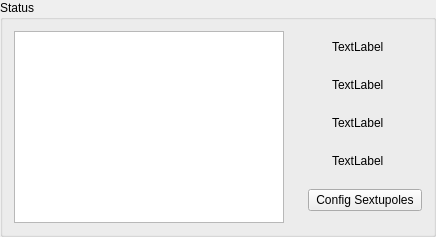
    <widget class="QGroupBox" name="groupBox_4">
     <property name="title">
      <string>Status</string>
     </property>
     <layout class="QGridLayout" name="gridLayout_5" columnstretch="15,0,1,1,5">
      <item row="4" column="3">
       <widget class="SiriusLedAlert" name="SiriusLedAlert_4">
        <property name="toolTip">
         <string/>
        </property>
        <property name="whatsThis">
         <string>PyDMLed specialization to represent 2 states in red/light green.</string>
        </property>
        <property name="channel" stdset="0">
         <string>${PREFIX}SI-Glob:AP-ChromCorr:Status-Mon</string>
        </property>
        <property name="pvbit" stdset="0">
         <number>3</number>
        </property>
       </widget>
      </item>
      <item row="2" column="3">
       <widget class="SiriusLedAlert" name="SiriusLedAlert_2">
        <property name="toolTip">
         <string/>
        </property>
        <property name="whatsThis">
         <string>PyDMLed specialization to represent 2 states in red/light green.</string>
        </property>
        <property name="channel" stdset="0">
         <string>${PREFIX}SI-Glob:AP-ChromCorr:Status-Mon</string>
        </property>
        <property name="pvbit" stdset="0">
         <number>1</number>
        </property>
       </widget>
      </item>
      <item row="1" column="4">
       <widget class="QLabel" name="label_status0">
        <property name="sizePolicy">
         <sizepolicy hsizetype="Expanding" vsizetype="Expanding">
          <horstretch>0</horstretch>
          <verstretch>0</verstretch>
         </sizepolicy>
        </property>
        <property name="text">
         <string>TextLabel</string>
        </property>
        <property name="alignment">
         <set>Qt::AlignLeading|Qt::AlignLeft|Qt::AlignVCenter</set>
        </property>
       </widget>
      </item>
      <item row="3" column="4">
       <widget class="QLabel" name="label_status2">
        <property name="sizePolicy">
         <sizepolicy hsizetype="Expanding" vsizetype="Expanding">
          <horstretch>0</horstretch>
          <verstretch>0</verstretch>
         </sizepolicy>
        </property>
        <property name="text">
         <string>TextLabel</string>
        </property>
        <property name="alignment">
         <set>Qt::AlignLeading|Qt::AlignLeft|Qt::AlignVCenter</set>
        </property>
       </widget>
      </item>
      <item row="1" column="3">
       <widget class="SiriusLedAlert" name="SiriusLedAlert">
        <property name="toolTip">
         <string/>
        </property>
        <property name="whatsThis">
         <string>PyDMLed specialization to represent 2 states in red/light green.</string>
        </property>
        <property name="channel" stdset="0">
         <string>${PREFIX}SI-Glob:AP-ChromCorr:Status-Mon</string>
        </property>
        <property name="pvbit" stdset="0">
         <number>0</number>
        </property>
       </widget>
      </item>
      <item row="2" column="4">
       <widget class="QLabel" name="label_status1">
        <property name="sizePolicy">
         <sizepolicy hsizetype="Expanding" vsizetype="Expanding">
          <horstretch>0</horstretch>
          <verstretch>0</verstretch>
         </sizepolicy>
        </property>
        <property name="text">
         <string>TextLabel</string>
        </property>
        <property name="alignment">
         <set>Qt::AlignLeading|Qt::AlignLeft|Qt::AlignVCenter</set>
        </property>
       </widget>
      </item>
      <item row="3" column="3">
       <widget class="SiriusLedAlert" name="SiriusLedAlert_3">
        <property name="toolTip">
         <string/>
        </property>
        <property name="whatsThis">
         <string>PyDMLed specialization to represent 2 states in red/light green.</string>
        </property>
        <property name="channel" stdset="0">
         <string>${PREFIX}SI-Glob:AP-ChromCorr:Status-Mon</string>
        </property>
        <property name="pvbit" stdset="0">
         <number>2</number>
        </property>
       </widget>
      </item>
      <item row="1" column="2" rowspan="7">
       <spacer name="horizontalSpacer_7">
        <property name="orientation">
         <enum>Qt::Horizontal</enum>
        </property>
        <property name="sizeType">
         <enum>QSizePolicy::Maximum</enum>
        </property>
        <property name="sizeHint" stdset="0">
         <size>
          <width>40</width>
          <height>20</height>
         </size>
        </property>
       </spacer>
      </item>
      <item row="4" column="4">
       <widget class="QLabel" name="label_status3">
        <property name="sizePolicy">
         <sizepolicy hsizetype="Expanding" vsizetype="Expanding">
          <horstretch>0</horstretch>
          <verstretch>0</verstretch>
         </sizepolicy>
        </property>
        <property name="text">
         <string>TextLabel</string>
        </property>
        <property name="alignment">
         <set>Qt::AlignLeading|Qt::AlignLeft|Qt::AlignVCenter</set>
        </property>
       </widget>
      </item>
      <item row="6" column="3" colspan="2">
       <widget class="PyDMPushButton" name="PyDMPushButton">
        <property name="sizePolicy">
         <sizepolicy hsizetype="Preferred" vsizetype="Preferred">
          <horstretch>0</horstretch>
          <verstretch>0</verstretch>
         </sizepolicy>
        </property>
        <property name="whatsThis">
         <string>
    Basic PushButton to send a fixed value.

    The PyDMPushButton is meant to hold a specific value, and send that value
    to a channel when it is clicked, much like the MessageButton does in EDM.
    The PyDMPushButton works in two different modes of operation, first, a
    fixed value can be given to the :attr:`.pressValue` attribute, whenever the
    button is clicked a signal containing this value will be sent to the
    connected channel. This is the default behavior of the button. However, if
    the :attr:`.relativeChange` is set to True, the fixed value will be added
    to the current value of the channel. This means that the button will
    increment a channel by a fixed amount with every click, a consistent
    relative move

    Parameters
    ----------
    parent : QObject, optional
        Parent of PyDMPushButton

    label : str, optional
        String to place on button

    icon : QIcon, optional
        An Icon to display on the PyDMPushButton

    pressValue : int, float, str
        Value to be sent when the button is clicked

    relative : bool, optional
        Choice to have the button perform a relative put, instead of always
        setting to an absolute value

    init_channel : str, optional
        ID of channel to manipulate

    </string>
        </property>
        <property name="text">
         <string>Config Sextupoles</string>
        </property>
        <property name="channel" stdset="0">
         <string>${PREFIX}SI-Glob:AP-ChromCorr:ConfigPS-Cmd</string>
        </property>
        <property name="pressValue" stdset="0">
         <string>0</string>
        </property>
       </widget>
      </item>
      <item row="1" column="0" rowspan="8">
       <widget class="PyDMLogLabel" name="PyDMLogLabel">
        <property name="sizePolicy">
         <sizepolicy hsizetype="Expanding" vsizetype="Expanding">
          <horstretch>0</horstretch>
          <verstretch>0</verstretch>
         </sizepolicy>
        </property>
        <property name="minimumSize">
         <size>
          <width>0</width>
          <height>184</height>
         </size>
        </property>
        <property name="toolTip">
         <string/>
        </property>
        <property name="whatsThis">
         <string/>
        </property>
        <property name="styleSheet">
         <string notr="true">QListWidget{
min-height:12em;
}</string>
        </property>
        <property name="sizeAdjustPolicy">
         <enum>QAbstractScrollArea::AdjustIgnored</enum>
        </property>
        <property name="channel" stdset="0">
         <string>${PREFIX}SI-Glob:AP-ChromCorr:Log-Mon</string>
        </property>
        <property name="dateTimeFmt" stdset="0">
         <string>%Y/%m/%d-%H:%M:%S</string>
        </property>
       </widget>
      </item>
     </layout>
    </widget>
